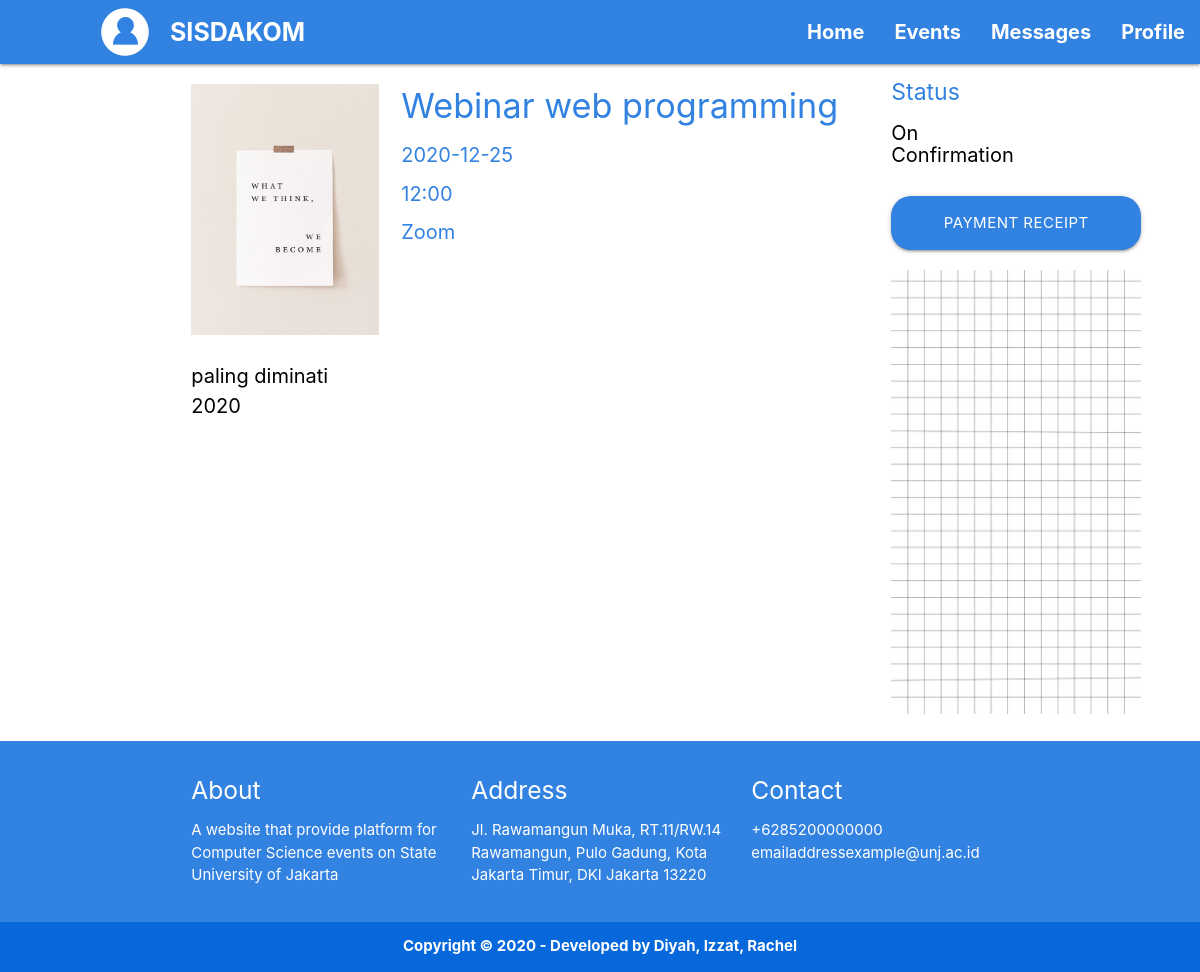
Page /templates/user-book-event.php?id=17 (signed in) on the committed database.
### tables this page shows
CREATE TABLE `event_partisipan_bayar` (
  `id_partisipan` int(11) NOT NULL,
  `id_user` int(11) NOT NULL,
  `id_event` int(11) NOT NULL,
  `bukti_pembayaran` varchar(255) NOT NULL,
  `status_pembayaran` varchar(20) NOT NULL
);

CREATE TABLE `event` (
  `id_event` int(11) NOT NULL,
  `nama_event` varchar(100) DEFAULT NULL,
  `htm` int(20) DEFAULT NULL,
  `kategori_event` varchar(10) DEFAULT NULL,
  `informasi_event` varchar(200) DEFAULT NULL,
  `tanggal_event` varchar(15) DEFAULT NULL,
  `waktu_event` varchar(6) DEFAULT NULL,
  `tempat_event` varchar(100) DEFAULT NULL,
  `max_partisipan` int(10) DEFAULT NULL,
  `poster_event` varchar(255) DEFAULT NULL,
  `status_event` varchar(10) DEFAULT NULL
);

### templates/functions2.php (called while the page is built, shortened)
<?php
$conn = mysqli_connect("localhost","root","","sisdakom");
function query($query) {
    global $conn;
    $result = mysqli_query($conn, $query);
    $rows = [];
    while( $row = mysqli_fetch_assoc($result) ){
        $rows[] = $row;
    }
    return $rows;
}
?>

### templates/user-book-event.php (the view, shortened to what this page needs)
<?php
require 'functions2.php';
$id = $_GET["id"];
$result = query("SELECT * FROM event_partisipan_bayar
                  INNER JOIN user ON event_partisipan_bayar.id_user = user.id_user
                  INNER JOIN event ON event_partisipan_bayar.id_event = event.id_event WHERE id_partisipan = $id");
?>
<!DOCTYPE html>
  <html>
    <head>
      <link type="text/css" rel="stylesheet" href="../static/css//materialize.css"  media="screen,projection"/>
    </head>
    <body class="white">
      <nav class="blue">
        <div class="nav-wrapper">
            <a><img class="first-logo" src="../static/img/profile.png"></a>
            <a href="#" class="brand-logo white-text" style="font-size: 25px;"><b>SISDAKOM</b></a>
            <ul id="nav-mobile" class="right hide-on-med-and-down">
                <li><a href="user-home.php" class="white-text" style="font-size: 20px;"><b>Home</b></a></li>
                <li><a href="user-events.php" class="white-text" style="font-size: 20px;"><b>Events</b></a></li>
                <li><a href="user-message.php" class="white-text" style="font-size: 20px;"><b>Messages</b></a></li>
                <li><a href="user-profile-info.php" class="white-text" style="font-size: 20px;"><b>Profile</b></a></li>
            </ul>
        </div>
    </nav>
<div class="container">
  <?php foreach($result as $row) : ?>
  <div class="row">
    <div class="col s12 l3">
      <img class="responsive-img" src="../static/img/<?= $row['poster_event'];?>" style="margin-top: 20px;">
      <p class="black-text bold" style="font-size: 20px;">
        <?= $row['informasi_event'];?>
      </p>
    </div>
    <div class="col s12 l7">
      <h4 class="blue-text bold"><?= $row['nama_event'];?></h4>
      <h5 class="blue-text bold" style="font-size: 20px; margin-top: 20px;"><?= $row['tanggal_event'];?></h5>
      <h5 class="blue-text bold" style="font-size: 20px;"><?= $row['waktu_event'];?></h5>
      <h5 class="blue-text bold" style="font-size: 20px;"><?= $row['tempat_event'];?></h5>
    </div>
    <div class="col s12 l2">
      <h5 class="blue-text bold" style="font-size: 23px;">Status</h5>
      <h5 class="black-text bold" style="font-size: 20px;"><?= $row['status_pembayaran'];?></h5>
      <a class="white-text btn-large blue" style="margin-top: 20px; width: 250px">Payment Receipt</a>
      <img width="250px" src="../static/img/<?= $row['bukti_pembayaran'];?>" style="margin-top: 20px;">
    </div>
  </div>
  <?php endforeach; ?>
</div>
  <footer class="page-footer blue">
    <div class="container">
      <div class="row">
        <div class="col l4 s12">
          <h5 class="white-text">About</h5>
          <p class="white-text">A website that provide platform for Computer Science events on State University of Jakarta</p>
        </div>
        <div class="col l4 s12">
            <h5 class="white-text">Address</h5>
              <p class="white-text">Jl. Rawamangun Muka, RT.11/RW.14 Rawamangun, Pulo Gadung, Kota Jakarta Timur, DKI Jakarta 13220</p>
        </div>
        <div class="col l4 s12">
          <h5 class="white-text">Contact</h5>
          <ul>
            <li><a class="white-text">+6285200000000</a></li>
            <li><a class="white-text">emailaddressexample@unj.ac.id</a></li>
          </ul>
        </div>
      </div>
    </div>
    <div class="footer-copyright indigo">
      <div class="container center">
        <a class="white-text"><b>Copyright © 2020 - Developed by Diyah, Izzat, Rachel</b></a>
      </div>
    </div>
  </footer>
    </body>
  </html>

### rows in the picture
event_partisipan_bayar: id_event.poster_event (picture), id_event.informasi_event "paling diminati 2020", id_event.nama_event "Webinar web programming", id_event.tanggal_event "2020-12-25", id_event.waktu_event "12:00", id_event.tempat_event "Zoom", status_pembayaran "On Confirmation", bukti_pembayaran (picture)
